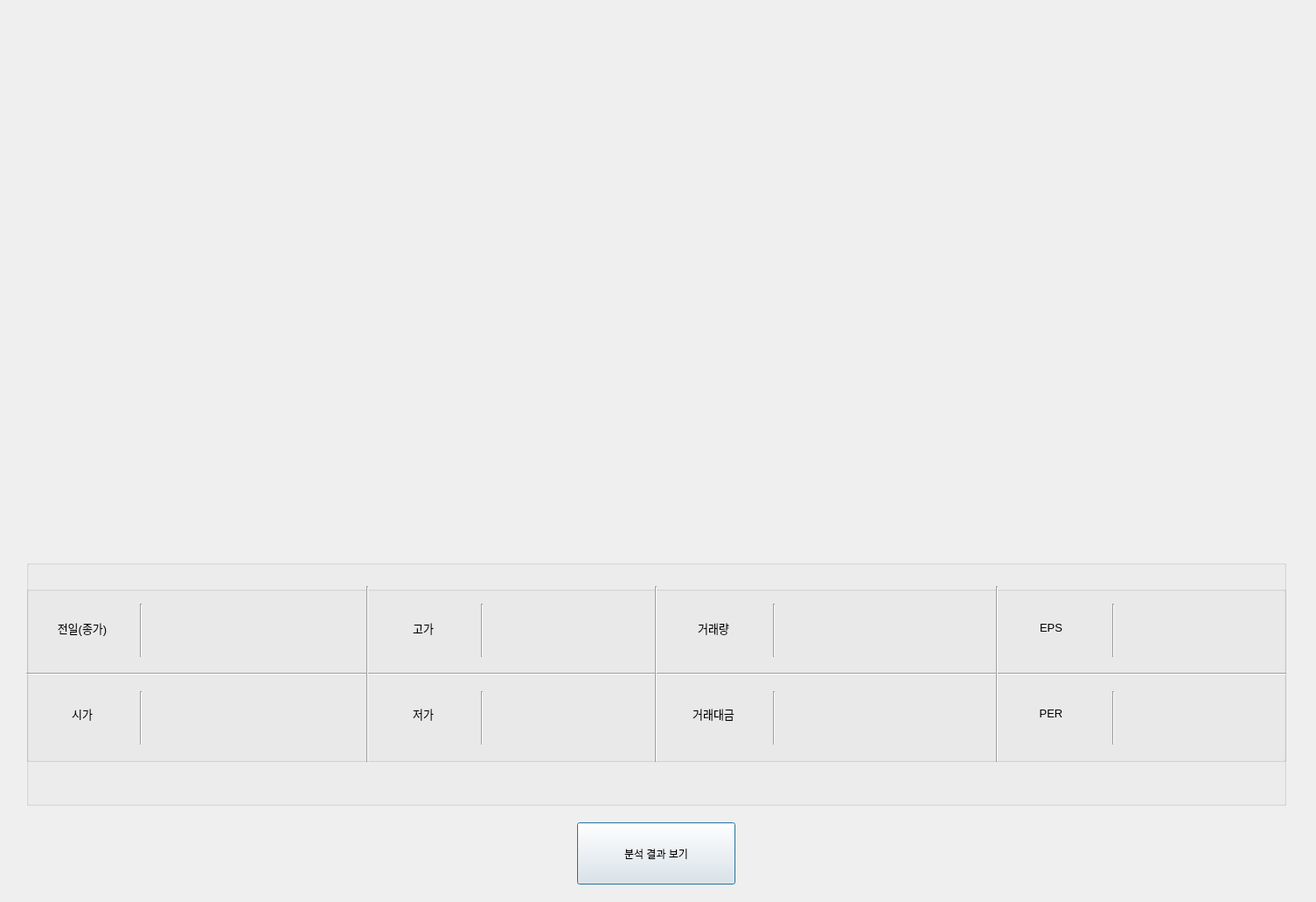
<?xml version="1.0" encoding="UTF-8"?>
<ui version="4.0">
 <class>per_result</class>
 <widget class="QDialog" name="per_result">
  <property name="geometry">
   <rect>
    <x>0</x>
    <y>0</y>
    <width>1505</width>
    <height>1031</height>
   </rect>
  </property>
  <property name="windowTitle">
   <string>Dialog</string>
  </property>
  <widget class="QWidget" name="verticalLayoutWidget">
   <property name="geometry">
    <rect>
     <x>30</x>
     <y>10</y>
     <width>1441</width>
     <height>601</height>
    </rect>
   </property>
   <layout class="QVBoxLayout" name="verticalLayout"/>
  </widget>
  <widget class="QPushButton" name="analysis_button">
   <property name="geometry">
    <rect>
     <x>660</x>
     <y>940</y>
     <width>181</width>
     <height>71</height>
    </rect>
   </property>
   <property name="text">
    <string>분석 결과 보기</string>
   </property>
  </widget>
  <widget class="QGroupBox" name="groupBox_detail">
   <property name="geometry">
    <rect>
     <x>30</x>
     <y>670</y>
     <width>1441</width>
     <height>201</height>
    </rect>
   </property>
   <property name="title">
    <string/>
   </property>
   <widget class="QLabel" name="label_5">
    <property name="geometry">
     <rect>
      <x>0</x>
      <y>110</y>
      <width>128</width>
      <height>71</height>
     </rect>
    </property>
    <property name="font">
     <font>
      <pointsize>10</pointsize>
     </font>
    </property>
    <property name="text">
     <string>시가</string>
    </property>
    <property name="alignment">
     <set>Qt::AlignCenter</set>
    </property>
   </widget>
   <widget class="QLabel" name="label_1">
    <property name="geometry">
     <rect>
      <x>0</x>
      <y>12</y>
      <width>128</width>
      <height>71</height>
     </rect>
    </property>
    <property name="font">
     <font>
      <pointsize>10</pointsize>
     </font>
    </property>
    <property name="text">
     <string>전일(종가)</string>
    </property>
    <property name="alignment">
     <set>Qt::AlignCenter</set>
    </property>
   </widget>
   <widget class="QLabel" name="high">
    <property name="geometry">
     <rect>
      <x>530</x>
      <y>10</y>
      <width>181</width>
      <height>71</height>
     </rect>
    </property>
    <property name="font">
     <font>
      <pointsize>10</pointsize>
     </font>
    </property>
    <property name="text">
     <string/>
    </property>
    <property name="alignment">
     <set>Qt::AlignCenter</set>
    </property>
   </widget>
   <widget class="QLabel" name="label_7">
    <property name="geometry">
     <rect>
      <x>724</x>
      <y>110</y>
      <width>124</width>
      <height>71</height>
     </rect>
    </property>
    <property name="font">
     <font>
      <pointsize>10</pointsize>
     </font>
    </property>
    <property name="text">
     <string>거래대금</string>
    </property>
    <property name="alignment">
     <set>Qt::AlignCenter</set>
    </property>
   </widget>
   <widget class="QLabel" name="trade_price">
    <property name="geometry">
     <rect>
      <x>860</x>
      <y>110</y>
      <width>241</width>
      <height>71</height>
     </rect>
    </property>
    <property name="font">
     <font>
      <pointsize>10</pointsize>
     </font>
    </property>
    <property name="text">
     <string/>
    </property>
    <property name="alignment">
     <set>Qt::AlignCenter</set>
    </property>
   </widget>
   <widget class="QLabel" name="PER">
    <property name="geometry">
     <rect>
      <x>1250</x>
      <y>110</y>
      <width>181</width>
      <height>71</height>
     </rect>
    </property>
    <property name="font">
     <font>
      <pointsize>10</pointsize>
     </font>
    </property>
    <property name="text">
     <string/>
    </property>
    <property name="alignment">
     <set>Qt::AlignCenter</set>
    </property>
   </widget>
   <widget class="QLabel" name="EPS">
    <property name="geometry">
     <rect>
      <x>1250</x>
      <y>10</y>
      <width>181</width>
      <height>71</height>
     </rect>
    </property>
    <property name="font">
     <font>
      <pointsize>10</pointsize>
     </font>
    </property>
    <property name="text">
     <string/>
    </property>
    <property name="alignment">
     <set>Qt::AlignCenter</set>
    </property>
   </widget>
   <widget class="QLabel" name="label_6">
    <property name="geometry">
     <rect>
      <x>392</x>
      <y>110</y>
      <width>124</width>
      <height>71</height>
     </rect>
    </property>
    <property name="font">
     <font>
      <pointsize>10</pointsize>
     </font>
    </property>
    <property name="text">
     <string>저가</string>
    </property>
    <property name="alignment">
     <set>Qt::AlignCenter</set>
    </property>
   </widget>
   <widget class="QLabel" name="yesterday_end_price">
    <property name="geometry">
     <rect>
      <x>140</x>
      <y>12</y>
      <width>241</width>
      <height>71</height>
     </rect>
    </property>
    <property name="font">
     <font>
      <pointsize>10</pointsize>
     </font>
    </property>
    <property name="text">
     <string/>
    </property>
    <property name="alignment">
     <set>Qt::AlignCenter</set>
    </property>
   </widget>
   <widget class="QLabel" name="label_8">
    <property name="geometry">
     <rect>
      <x>1110</x>
      <y>110</y>
      <width>124</width>
      <height>71</height>
     </rect>
    </property>
    <property name="font">
     <font>
      <pointsize>10</pointsize>
     </font>
    </property>
    <property name="text">
     <string>PER</string>
    </property>
    <property name="alignment">
     <set>Qt::AlignCenter</set>
    </property>
   </widget>
   <widget class="QLabel" name="label_4">
    <property name="geometry">
     <rect>
      <x>1110</x>
      <y>12</y>
      <width>124</width>
      <height>71</height>
     </rect>
    </property>
    <property name="font">
     <font>
      <pointsize>10</pointsize>
     </font>
    </property>
    <property name="text">
     <string>EPS</string>
    </property>
    <property name="alignment">
     <set>Qt::AlignCenter</set>
    </property>
   </widget>
   <widget class="QLabel" name="label_3">
    <property name="geometry">
     <rect>
      <x>724</x>
      <y>12</y>
      <width>124</width>
      <height>71</height>
     </rect>
    </property>
    <property name="font">
     <font>
      <pointsize>10</pointsize>
     </font>
    </property>
    <property name="text">
     <string>거래량</string>
    </property>
    <property name="alignment">
     <set>Qt::AlignCenter</set>
    </property>
   </widget>
   <widget class="QLabel" name="open">
    <property name="geometry">
     <rect>
      <x>140</x>
      <y>110</y>
      <width>241</width>
      <height>71</height>
     </rect>
    </property>
    <property name="font">
     <font>
      <pointsize>10</pointsize>
     </font>
    </property>
    <property name="text">
     <string/>
    </property>
    <property name="alignment">
     <set>Qt::AlignCenter</set>
    </property>
   </widget>
   <widget class="QLabel" name="label_2">
    <property name="geometry">
     <rect>
      <x>392</x>
      <y>12</y>
      <width>124</width>
      <height>71</height>
     </rect>
    </property>
    <property name="font">
     <font>
      <pointsize>10</pointsize>
     </font>
    </property>
    <property name="text">
     <string>고가</string>
    </property>
    <property name="alignment">
     <set>Qt::AlignCenter</set>
    </property>
   </widget>
   <widget class="QLabel" name="volume">
    <property name="geometry">
     <rect>
      <x>860</x>
      <y>12</y>
      <width>241</width>
      <height>71</height>
     </rect>
    </property>
    <property name="font">
     <font>
      <pointsize>10</pointsize>
     </font>
    </property>
    <property name="text">
     <string/>
    </property>
    <property name="alignment">
     <set>Qt::AlignCenter</set>
    </property>
   </widget>
   <widget class="QLabel" name="low">
    <property name="geometry">
     <rect>
      <x>530</x>
      <y>110</y>
      <width>181</width>
      <height>71</height>
     </rect>
    </property>
    <property name="font">
     <font>
      <pointsize>10</pointsize>
     </font>
    </property>
    <property name="text">
     <string/>
    </property>
    <property name="alignment">
     <set>Qt::AlignCenter</set>
    </property>
   </widget>
   <widget class="Line" name="line_5">
    <property name="geometry">
     <rect>
      <x>0</x>
      <y>90</y>
      <width>1451</width>
      <height>21</height>
     </rect>
    </property>
    <property name="orientation">
     <enum>Qt::Horizontal</enum>
    </property>
   </widget>
   <widget class="Line" name="line_6">
    <property name="geometry">
     <rect>
      <x>380</x>
      <y>0</y>
      <width>20</width>
      <height>201</height>
     </rect>
    </property>
    <property name="orientation">
     <enum>Qt::Vertical</enum>
    </property>
   </widget>
   <widget class="Line" name="line_7">
    <property name="geometry">
     <rect>
      <x>710</x>
      <y>0</y>
      <width>20</width>
      <height>201</height>
     </rect>
    </property>
    <property name="orientation">
     <enum>Qt::Vertical</enum>
    </property>
   </widget>
   <widget class="Line" name="line_8">
    <property name="geometry">
     <rect>
      <x>1100</x>
      <y>0</y>
      <width>20</width>
      <height>201</height>
     </rect>
    </property>
    <property name="orientation">
     <enum>Qt::Vertical</enum>
    </property>
   </widget>
   <widget class="Line" name="line_12">
    <property name="geometry">
     <rect>
      <x>130</x>
      <y>20</y>
      <width>3</width>
      <height>61</height>
     </rect>
    </property>
    <property name="orientation">
     <enum>Qt::Vertical</enum>
    </property>
   </widget>
   <widget class="Line" name="line_13">
    <property name="geometry">
     <rect>
      <x>520</x>
      <y>20</y>
      <width>3</width>
      <height>61</height>
     </rect>
    </property>
    <property name="orientation">
     <enum>Qt::Vertical</enum>
    </property>
   </widget>
   <widget class="Line" name="line_14">
    <property name="geometry">
     <rect>
      <x>854</x>
      <y>20</y>
      <width>3</width>
      <height>61</height>
     </rect>
    </property>
    <property name="orientation">
     <enum>Qt::Vertical</enum>
    </property>
   </widget>
   <widget class="Line" name="line_15">
    <property name="geometry">
     <rect>
      <x>1242</x>
      <y>20</y>
      <width>3</width>
      <height>61</height>
     </rect>
    </property>
    <property name="orientation">
     <enum>Qt::Vertical</enum>
    </property>
   </widget>
   <widget class="Line" name="line_16">
    <property name="geometry">
     <rect>
      <x>130</x>
      <y>120</y>
      <width>3</width>
      <height>61</height>
     </rect>
    </property>
    <property name="orientation">
     <enum>Qt::Vertical</enum>
    </property>
   </widget>
   <widget class="Line" name="line_17">
    <property name="geometry">
     <rect>
      <x>520</x>
      <y>120</y>
      <width>3</width>
      <height>61</height>
     </rect>
    </property>
    <property name="orientation">
     <enum>Qt::Vertical</enum>
    </property>
   </widget>
   <widget class="Line" name="line_18">
    <property name="geometry">
     <rect>
      <x>854</x>
      <y>120</y>
      <width>3</width>
      <height>61</height>
     </rect>
    </property>
    <property name="orientation">
     <enum>Qt::Vertical</enum>
    </property>
   </widget>
   <widget class="Line" name="line_19">
    <property name="geometry">
     <rect>
      <x>1242</x>
      <y>120</y>
      <width>3</width>
      <height>61</height>
     </rect>
    </property>
    <property name="orientation">
     <enum>Qt::Vertical</enum>
    </property>
   </widget>
  </widget>
  <widget class="QGroupBox" name="groupBox_analysis">
   <property name="geometry">
    <rect>
     <x>30</x>
     <y>640</y>
     <width>1441</width>
     <height>281</height>
    </rect>
   </property>
   <property name="title">
    <string/>
   </property>
   <widget class="QLabel" name="ts_result_label">
    <property name="geometry">
     <rect>
      <x>10</x>
      <y>10</y>
      <width>1421</width>
      <height>71</height>
     </rect>
    </property>
    <property name="text">
     <string/>
    </property>
    <property name="alignment">
     <set>Qt::AlignCenter</set>
    </property>
   </widget>
   <widget class="QLabel" name="ma_result_label">
    <property name="geometry">
     <rect>
      <x>10</x>
      <y>100</y>
      <width>1421</width>
      <height>71</height>
     </rect>
    </property>
    <property name="text">
     <string/>
    </property>
    <property name="alignment">
     <set>Qt::AlignCenter</set>
    </property>
   </widget>
   <widget class="QLabel" name="per_result_label">
    <property name="geometry">
     <rect>
      <x>10</x>
      <y>190</y>
      <width>1421</width>
      <height>71</height>
     </rect>
    </property>
    <property name="text">
     <string/>
    </property>
    <property name="alignment">
     <set>Qt::AlignCenter</set>
    </property>
   </widget>
  </widget>
 </widget>
 <resources/>
 <connections/>
</ui>
